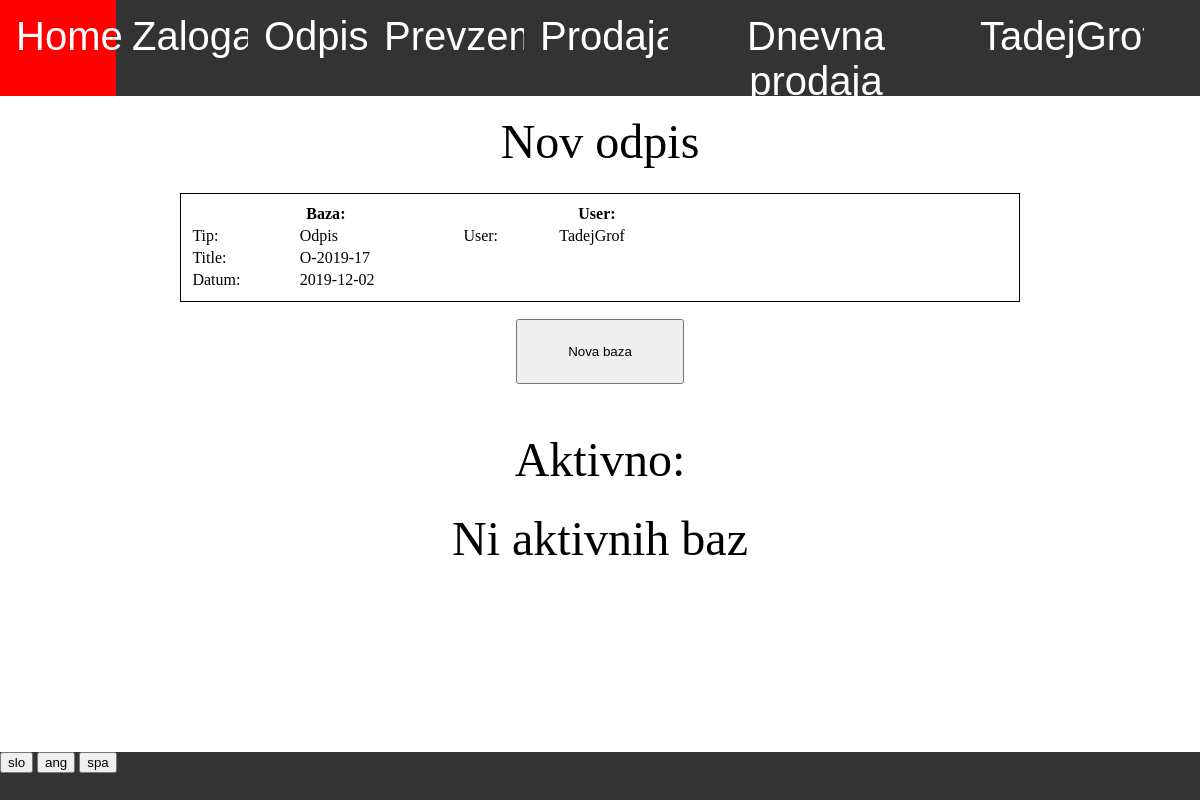
Page /zaloga/odpis/ (signed in) on the earlier database version.
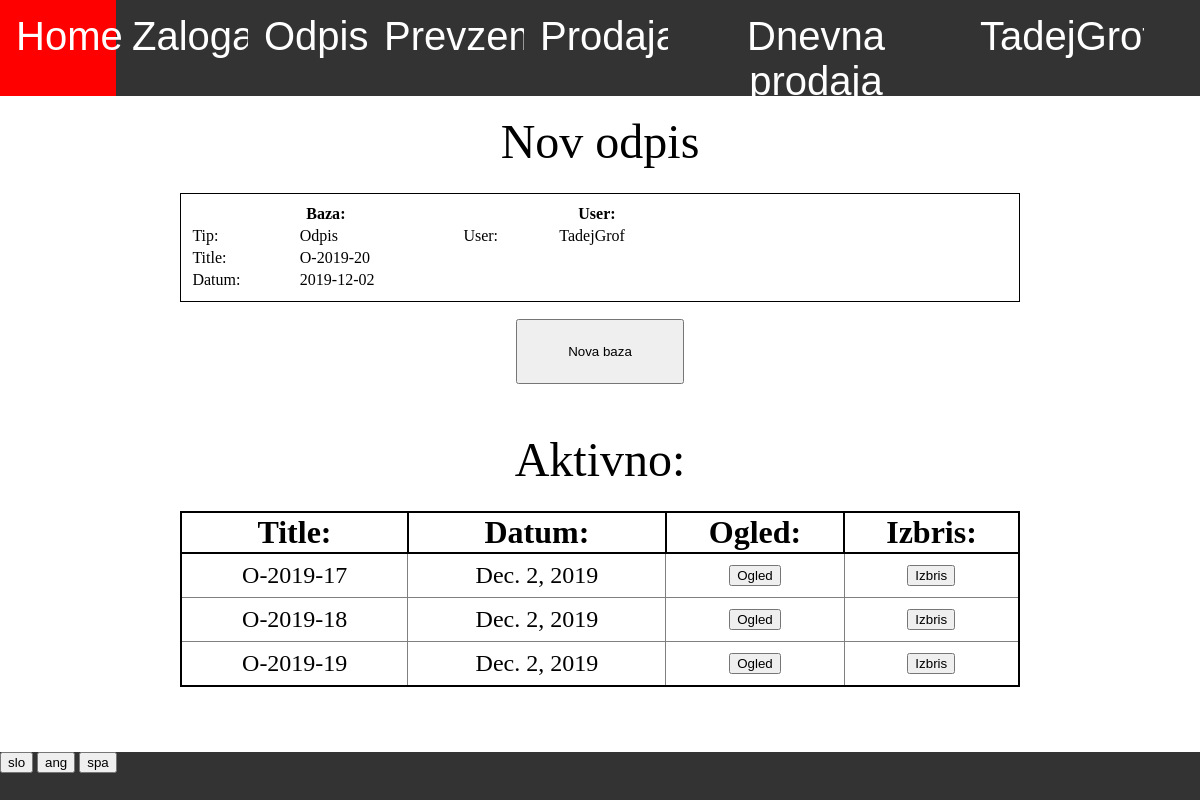
Same page on the later database version.
### program/models.py (models this page shows, shortened)
class Profil(models.Model):
    user = models.OneToOneField(User,on_delete=models.CASCADE)
    jezik =  models.CharField(default="spa",max_length=3, choices=JEZIKI)

class Program(models.Model):
    stevilo_prevzemov = models.IntegerField(default = 0)
    stevilo_odpisov = models.IntegerField(default = 0)
    stevilo_faktur = models.IntegerField(default = 0)
    stevilo_racunov = models.IntegerField(default = 0)
    stevilo_inventur = models.IntegerField(default = 0)
    def naslednji_odpis(self,delaj=False):
        if delaj:
            self.stevilo_odpisov += 1
            self.save()
            return 'O-2019-' + str(self.stevilo_odpisov)
        else:
            return 'O-2019-' + str(self.stevilo_odpisov + 1)
    @property
    def vrni_jezike(self):
        return JEZIKI

### zaloga/models.py (models this page shows, shortened)
class Zaloga(models.Model):
    title = models.CharField(default="skladisce", max_length=20)
    @property
    def danes(self):
        return datetime.today().strftime('%Y-%m-%d')

class Baza(models.Model):
    author = models.ForeignKey(User,default=1, on_delete=models.CASCADE)
    title = models.CharField(default="",max_length=15)
    datum = models.DateField(default=timezone.now)
    zaloga = models.ForeignKey(Zaloga, default=1 ,on_delete=models.CASCADE)
    status = models.CharField(default="aktivno",max_length=10)
    sprememba_zaloge = models.IntegerField(default = -1)
    tip = models.CharField(default="prevzem",max_length=20, choices=TIPI_BAZE)
    kontejner = models.OneToOneField(Kontejner,null=True,default=None,blank=True, on_delete=models.CASCADE)
    popust = models.IntegerField(default = None, null=True, blank=True)
    stranka = models.ForeignKey(Stranka, on_delete=models.CASCADE, default=None, null=True, blank=True)
    cas = models.TimeField(default=None,null=True,blank=True)
    dnevna_prodaja = models.ForeignKey(Dnevna_prodaja, on_delete=models.CASCADE, default=None, null=True, blank=True)

### zaloga/views.py (the view)
# urls.py: path('', views.baze , name='baze'),
@login_required
def baze(request, tip_baze):
    if request.method == "GET":
        baze = Baza.objects.filter(tip=tip_baze,status='aktivno')
        stranke = Stranka.objects.all().order_by('stevilo_kupljenih').values('pk','naziv')
        return pokazi_stran(request, 'zaloga/aktivne_baze.html', {'tip': tip_baze, 'baze':baze,'stranke':stranke})

### zaloga/templatetags/zaloga_exstras.py (called while the page is built)
@register.filter
def keyvalue(dict, key):
    return dict[key]

### zaloga/views.py (called while the page is built)
def vrni_slovar(request):
    with open('slovar.json') as dat:
        slovar = json.load(dat)
    return slovar

def pokazi_stran(request, html, baze={}):
    slovar = {'prodaja':prodaja, 'zaloga':zaloga,'program':program,'slovar':vrni_slovar(request),'jezik':request.user.profil.jezik}
    slovar.update(baze)
    return render(request, html, slovar)

### zaloga/templates/zaloga/aktivne_baze.html (shortened to what this page needs)
{% extends 'program/base.html' %}
{% load zaloga_exstras %}
{% block content %}
<div class="title">
{% if tip == "prevzem" %}
    {{slovar|keyvalue:'Nov prevzem'|keyvalue:jezik}}
{% elif tip == "odpis" %}
    {{slovar|keyvalue:'Nov odpis'|keyvalue:jezik}}
{% elif tip == "inventura" %}
    {{slovar|keyvalue:'Nova inventura'|keyvalue:jezik}}
{% elif tip == "vele_prodaja" %}
    {{slovar|keyvalue:'Nova vele prodaja'|keyvalue:jezik}}
{% endif %}
</div>
<div class="okno">
    {% if tip == "prevzem" %}
        <table style="padding:1%;border:1px solid black"class="tabela_podatkov">
            <tr>
                <th width="33%" colspan="2"> {{slovar|keyvalue:'Prevzem'|keyvalue:jezik}}:</th>
                <th width="42%" colspan="2">{{slovar|keyvalue:'Kontejner'|keyvalue:jezik}}:</th>
                <th width="25%" colspan="2"> User: </th>
            </tr>
            <tr>
                <td> {{slovar|keyvalue:'Tip'|keyvalue:jezik}}: </td>
                <td> {{slovar|keyvalue:'Prevzem'|keyvalue:jezik}} </td>
                <td> {{slovar|keyvalue:'Stevilka'|keyvalue:jezik}} </td>
                <td> <input form="nova_baza" name="stevilka" type="text" required autocomplete="off"> </td>
                <td> User: </td>
                <td> {{user.username}} </td>
            </tr>
            <tr>
                <td> {{slovar|keyvalue:'Title'|keyvalue:jezik}}: </td>
                <td> {{program.naslednji_prevzem}} </td>
                <td> {{slovar|keyvalue:'Izvor'|keyvalue:jezik}}: </td>
                <td> <input form="nova_baza" name="drzava" type="text" required> </td>
            </tr>
            <tr>
                <td> {{slovar|keyvalue:'Datum'|keyvalue:jezik}}: </td>
                <td> {{zaloga.danes}} </td>
                <td> {{slovar|keyvalue:'Posiljatelj'|keyvalue:jezik}}: </td>
                <td> <input form="nova_baza" name="posiljatelj" type="text" required> </td>
            </tr>
        </table>
    {% else %}
        <table style="padding:1%;border:1px solid black"class="tabela_podatkov">
            <tr>
                <th width="33%" colspan="2">
                    {{slovar|keyvalue:'Baza'|keyvalue:jezik}}:
                </th>
                <th width="33%" colspan="2">User:</th>
                <th></th>
            </tr>
            <tr>
                <td> {{slovar|keyvalue:'Tip'|keyvalue:jezik}}: </td>
                <td>
                {% if tip == "odpis" %}
                    {{slovar|keyvalue:'Odpis'|keyvalue:jezik}}
                {% elif tip == "inventura" %}
                    {{slovar|keyvalue:'Inventura'|keyvalue:jezik}}
                {% endif %}
                </td>
                <td> User: </td>
                <td> {{user.username}} </td>
            </tr>
            <tr>
                <td> {{slovar|keyvalue:'Title'|keyvalue:jezik}}: </td>
                <td>
                {% if tip == "odpis" %}
                    {{program.naslednji_odpis}}
                {% elif tip == "inventura" %}
                    {{program.naslednja_inventura}}
                {% endif %}
                </td>
            </tr>
            <tr>
                <td> {{slovar|keyvalue:'Datum'|keyvalue:jezik}}: </td>
                <td> {{zaloga.danes}} </td>
            </tr>
        </table>
    {% endif %}
    <form id="nova_baza" action="{% url 'nova_baza' tip %}" method="POST">
        <input type="submit" value="{{slovar|keyvalue:'Nova baza'|keyvalue:jezik}}">
    </form>
</div>
<div class="title" style="margin-top:4%">
    {{slovar|keyvalue:'Aktivno'|keyvalue:jezik}}:
</div>
{% if baze.count == 0 %}
    <div class="title" style="margin-top:2%">
        {{slovar|keyvalue:'Ni aktivnih baz'|keyvalue:jezik}}
    </div>
{% else %}
    <div style="width:70%;display:inline-block;margin-top:2%" >
        <table class="tabela_vnosov">
            <tr class="header">
                <th> {{slovar|keyvalue:'Title'|keyvalue:jezik}}: </th>
                <th> {{slovar|keyvalue:'Datum'|keyvalue:jezik}}: </th>
                <th> {{slovar|keyvalue:'Ogled'|keyvalue:jezik}}: </th>
                <th> {{slovar|keyvalue:'Izbris'|keyvalue:jezik}}: </th>
            </tr>
            {% for baza in baze %}
            <tr>
                <td> {{baza.title}} </td>
                <td> {{baza.datum}} </td>
                <td class="ogled">
                    <form action="{% url 'baza' tip baza.pk %}" method="GET">
                        <input type="submit" value="{{slovar|keyvalue:'Ogled'|keyvalue:jezik}}">
                    </form>
                </td>
                <td class="izbris">
                    <form action="{% url 'izbris_baze' baza.tip baza.pk %}" method="POST">
                        <input type="submit" value="{{slovar|keyvalue:'Izbris'|keyvalue:jezik}}">
                    </form>
                </td>
            </tr>
            {% endfor %}
        </table>
    </div>
{% endif %}
{% endblock %}

### program/templates/program/base.html (shortened to what this page needs)
{% load staticfiles %}
{% load zaloga_exstras %}
<html>
    <head>
        <link rel="stylesheet" href="{% static 'css/navbar.css' %}">
        <link rel="stylesheet" href="{% static 'css/footer.css' %}">
    </head>
    <body>
        <div class="navbar">
            <a style="width:7%" href="/">Home</a>
                {% if perms.zaloga.view_zaloga %}
                <div style="width:11%" class="dropdown" id="zaloga">
                    <button class="dropbtn"> {{slovar|keyvalue:'Zaloga'|keyvalue:jezik}}
                    </button>
                </div>
                {% endif %}
                {% if perms.zaloga.view_odpis %}
                <div style="width:10%" class="dropdown" id="odpis">
                    <button class="dropbtn">{{slovar|keyvalue:'Odpis'|keyvalue:jezik}}
                    </button>
                </div>
                {% endif %}
                {% if perms.zaloga.view_prevzem %}
                <div style="width:13%" class="dropdown" id="prevzem">
                    <button class="dropbtn">{{slovar|keyvalue:'Prevzem'|keyvalue:jezik}}
                    </button>
                </div>
                {% endif %}
                {% if perms.prodaja.view_prodaja %}
                <div style="width:12%;overflow:hidden" class="dropdown" id="prodaja">
                    <button class="dropbtn" >{{slovar|keyvalue:'Prodaja'|keyvalue:jezik}}
                    </button>
                </div>
                {% endif %}
                {% if perms.prodaja.add_dnevna_prodaja %}
                <a style="width:22%" href="{% url 'dnevna_prodaja' %}">{{slovar|keyvalue:'Dnevna prodaja'|keyvalue:jezik}}</a>
                {% endif %}
                <div style="width:15%" class="dropdown" id="racun">
                    <button class="dropbtn" >{{ user.get_username }}
                    </button>
                </div>
            </div>
        <div style="width:100%;height:82%;vertical-align:top;text-align:center;overflow:auto">
            {% block content %}
            {% endblock %}
        </div>
        <div class="footer">
            {% for jezik in program.vrni_jezike %}
                <form style="display:inline-block" action="{% url 'spremeni_jezik' %}" method="POST">
                    <input type="submit" value="{{jezik.0}}">
                </form>
            {% endfor %}
        </div>
    </body>
</html>

### program/static/css/navbar.css (style rules this page uses)
body { margin: 0%; padding: 0%; overflow:hidden; }
div { margin: 0%; padding: 0%; }
.navbar { overflow: hidden; background-color: #333; font-family: Arial; height:12% }
.navbar a { float: left; font-size: 5vmin; color: white; text-align: center; padding: 14px 16px; text-align:center; text-decoration: none; height:100%; width:100%; }
.dropdown { float: left; overflow: hidden; height:100%; width:13%; margin:0; overflow:hidden; }
.dropdown .dropbtn { font-size: 5vmin; border: none; outline: none; color: white; padding: 14px 16px; background-color: inherit; font-family: inherit; margin: 0; }

### program/static/css/footer.css (style rules this page uses)
div.footer { display:block; width:100%; height:6%; background:#333; }
div { margin: 0%; padding: 0%; }
div input { margin: 0%; }
div form { margin:0%; padding: 0% }

### program/templates/css/tabele.html (style rules this page uses)
table.tabela_vnosov { width:100%; border-spacing:0; border: 2px solid black; border-collapse: collapse; padding:0.5% }
table.tabela_vnosov th { border: 2px solid black; border-collapse: collapse; font-size: 4vh }
table.tabela_vnosov td { font-size: 3vmin; text-align: center; border: 1px solid grey; padding: 1vmin; border-collapse: collapse; }
table.tabela_podatkov { width:100%; margin-bottom:1%; }

### zaloga/templates/zaloga/aktivne_baze.html (style rules this page uses)
div.title { font-size:6vh; text-align:center; margin-top:1.5%; }
div.okno { margin-top:2%; display:inline-block; width:70%; font-size:5vh; text-align:center; }
div.okno form input[type=submit] { display:block; width:20%; height:10%; position:relative; left:40%; margin-top:2%; }

Differences in the rows shown:
shown differently, row unchanged: Profil "Nov odpis": jezik (not shown) → "Datum"; jezik (not shown) → "Ogled"; jezik (not shown) → "Izbris"; jezik "Ni aktivnih baz" → "Title"
changed Program: naslednji_odpis "O-2019-17" → "O-2019-20"
added Baza: title "O-2019-17", datum "Dec. 2, 2019", {{ slovar|keyvalue:'Ogled'|keyvalue:jezik }} "Ogled", {{ slovar|keyvalue:'Izbris'|keyvalue:jezik }} "Izbris"
added Baza: title "O-2019-18", datum "Dec. 2, 2019", {{ slovar|keyvalue:'Ogled'|keyvalue:jezik }} "Ogled", {{ slovar|keyvalue:'Izbris'|keyvalue:jezik }} "Izbris"
added Baza: title "O-2019-19", datum "Dec. 2, 2019", {{ slovar|keyvalue:'Ogled'|keyvalue:jezik }} "Ogled", {{ slovar|keyvalue:'Izbris'|keyvalue:jezik }} "Izbris"
